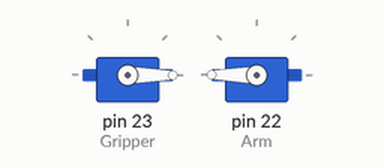
The sketch below on a simulated Arduino Mega 2560, built with avr-gcc and run on an emulated ATmega2560. Parts: 2 × servo.

Above: at 0.05 s.
At 0.5 s:
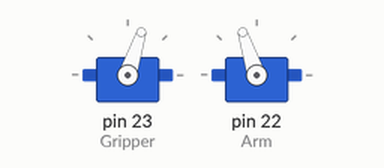
At 1.0 s:
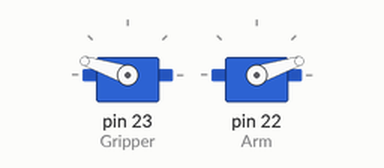
At 2.0 s:
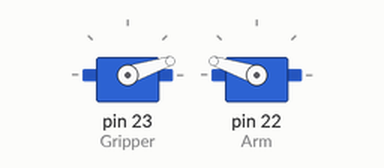
Timing chart, 0 to 4.6 s (numbered marks = the images above):
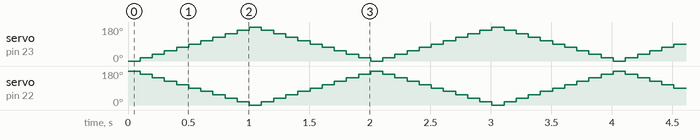

The sketch:

Ex_2_a_Servo_Functionality_Test.ino
```cpp
#include <Servo.h>

Servo Gripper;  // create servo object to control a servo
Servo Arm;  // create servo object to control a servo

int actualPosition1 = 0;
int actualPosition2 = 300;
int PWMSignal;
int change1 = 0;
int change2 = 0;

void setup() {
  Gripper.attach(23);  // attaches the servo on pin 23 to the servo object
  Arm.attach(22);  // attaches the servo on pin 22 to the servo object
}

void loop() {
  actualPosition1 = actualPosition1 + change1;
  actualPosition2 = actualPosition2 + change2;
  if(actualPosition1<30) // min angular position 0 degree
  {
    change1 = 30;
  }
  if(actualPosition1>270) // max angular position 300 degrees
  {
    change1 = -30;
  }

  if(actualPosition2<30) // min angular position 0 degree
  {
    change2 = 30;
  }
  if(actualPosition2>270) // max angular position 300 degrees
  {
    change2 = -30;
  }

  // mapping actual position for PWM signals
  int val1 = map(actualPosition1, 0, 300, 0, 180); // scale it to use it with the servo (value between 0 and 180)
  int val2 = map(actualPosition2, 0, 300, 0, 180); // scale it to use it with the servo (value between 0 and 180)

  Gripper.write(val1); // sets the servo position according to the scaled value
  Arm.write(val2); // sets the servo position according to the scaled value
  delay(100); // waits for the servo to get there
}
```

Measured:
- by itself, servo on pin 22 (Arm): repeats every 2.0 s: 144° 0.10 s, 126° 0.10 s, 108° 0.10 s, 90° 0.10 s, 72° 0.10 s, 54° 0.10 s, 36° 0.10 s, 18° 0.10 s, 0° 0.10 s, 18° 0.10 s, 36° 0.10 s, 54° 0.10 s, 72° 0.10 s, 90° 0.10 s, 108° 0.10 s, 126° 0.10 s, 144° 0.10 s, 162° 0.10 s, 180° 0.10 s, 162° 0.10 s
- by itself, servo on pin 23 (Gripper): repeats every 2.0 s: 36° 0.10 s, 54° 0.10 s, 72° 0.10 s, 90° 0.10 s, 108° 0.10 s, 126° 0.10 s, 144° 0.10 s, 162° 0.10 s, 180° 0.10 s, 162° 0.10 s, 144° 0.10 s, 126° 0.10 s, 108° 0.10 s, 90° 0.10 s, 72° 0.10 s, 54° 0.10 s, 36° 0.10 s, 18° 0.10 s, 0° 0.10 s, 18° 0.10 s
